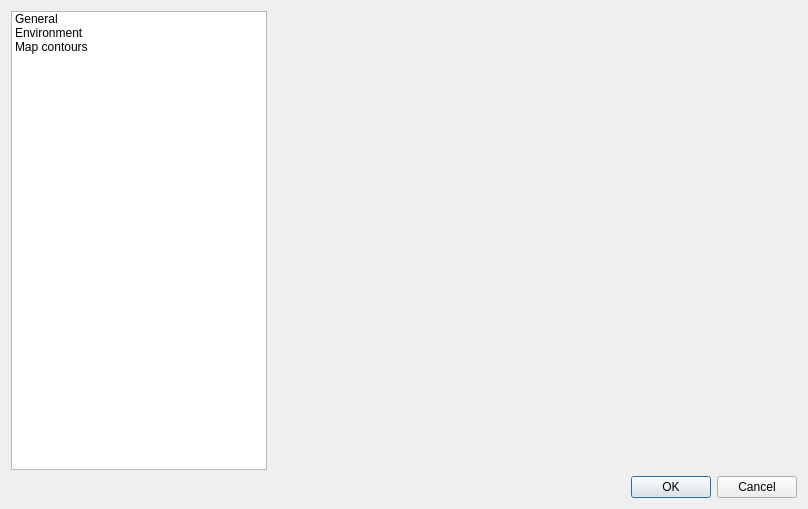
<ui version="4.0" >
 <class>PreferencesDialog</class>
 <widget class="QDialog" name="PreferencesDialog" >
  <property name="geometry" >
   <rect>
    <x>0</x>
    <y>0</y>
    <width>808</width>
    <height>509</height>
   </rect>
  </property>
  <property name="windowTitle" >
   <string>Preferences</string>
  </property>
  <layout class="QGridLayout" name="gridLayout" >
   <item row="0" column="0" >
    <widget class="QListWidget" name="listWidget" >
     <property name="sizePolicy" >
      <sizepolicy vsizetype="Expanding" hsizetype="Fixed" >
       <horstretch>0</horstretch>
       <verstretch>0</verstretch>
      </sizepolicy>
     </property>
     <item>
      <property name="text" >
       <string>General</string>
      </property>
     </item>
     <item>
      <property name="text" >
       <string>Environment</string>
      </property>
     </item>
     <item>
      <property name="text" >
       <string>Map contours</string>
      </property>
     </item>
    </widget>
   </item>
   <item row="1" column="0" colspan="2" >
    <widget class="QDialogButtonBox" name="buttonBox" >
     <property name="orientation" >
      <enum>Qt::Horizontal</enum>
     </property>
     <property name="standardButtons" >
      <set>QDialogButtonBox::Cancel|QDialogButtonBox::Ok</set>
     </property>
    </widget>
   </item>
   <item row="0" column="1" >
    <widget class="QStackedWidget" name="stackedWidget" >
     <property name="currentIndex" >
      <number>0</number>
     </property>
     <widget class="QWidget" name="page_2" />
    </widget>
   </item>
  </layout>
 </widget>
 <resources/>
 <connections>
  <connection>
   <sender>buttonBox</sender>
   <signal>accepted()</signal>
   <receiver>PreferencesDialog</receiver>
   <slot>accept()</slot>
   <hints>
    <hint type="sourcelabel" >
     <x>224</x>
     <y>487</y>
    </hint>
    <hint type="destinationlabel" >
     <x>157</x>
     <y>274</y>
    </hint>
   </hints>
  </connection>
  <connection>
   <sender>buttonBox</sender>
   <signal>rejected()</signal>
   <receiver>PreferencesDialog</receiver>
   <slot>reject()</slot>
   <hints>
    <hint type="sourcelabel" >
     <x>292</x>
     <y>493</y>
    </hint>
    <hint type="destinationlabel" >
     <x>286</x>
     <y>274</y>
    </hint>
   </hints>
  </connection>
  <connection>
   <sender>listWidget</sender>
   <signal>currentRowChanged(int)</signal>
   <receiver>stackedWidget</receiver>
   <slot>setCurrentIndex(int)</slot>
   <hints>
    <hint type="sourcelabel" >
     <x>115</x>
     <y>176</y>
    </hint>
    <hint type="destinationlabel" >
     <x>330</x>
     <y>180</y>
    </hint>
   </hints>
  </connection>
 </connections>
</ui>
